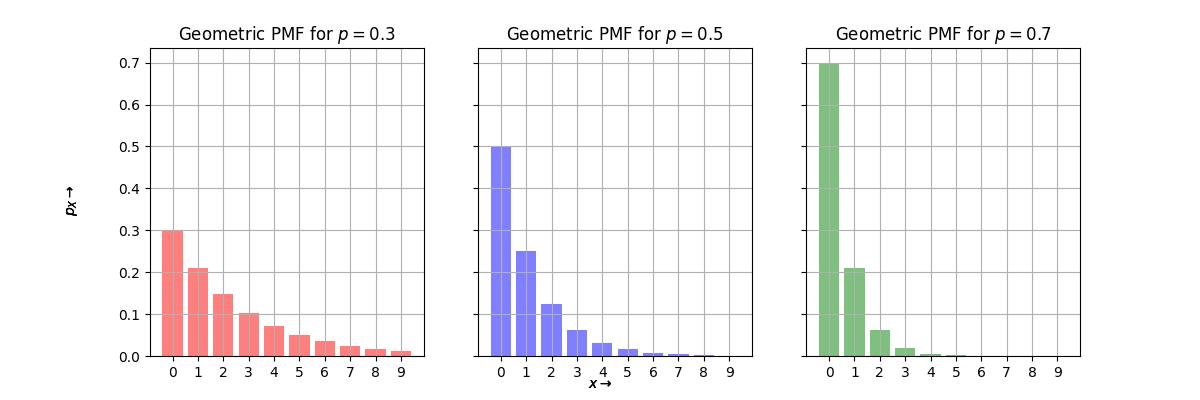

This chart was generated by the following Python code:
import matplotlib.pyplot as plt
import numpy as np
from scipy.stats import geom

n=10

x = np.arange(1,n+1,1)
xs = [str(x[i]-1) for i in range(len(x))]
p = [0.3,0.5,0.7]
width = 0.35 # the width of the bars
cols = ['r', 'b', 'g']

fig, axs = plt.subplots(1,len(p), figsize=(4*len(p),4), sharey=True)

for i in range(len(p)):
    axs[i].bar(xs, geom.pmf(x, p[i]), alpha=0.5, color=cols[i])
    axs[i].set_title('Geometric PMF for $p={}$'.format(p[i]))
    axs[i].grid()
    fig.text(0.5, 0.04, r'$x\rightarrow$', ha='center', va='center')
    fig.text(0.06, 0.5, r'$p_X\rightarrow$', ha='center', va='center', rotation='vertical')

plt.savefig("Python projects/visualization of probability distributions/Geom_distribution.jpg")
plt.show()